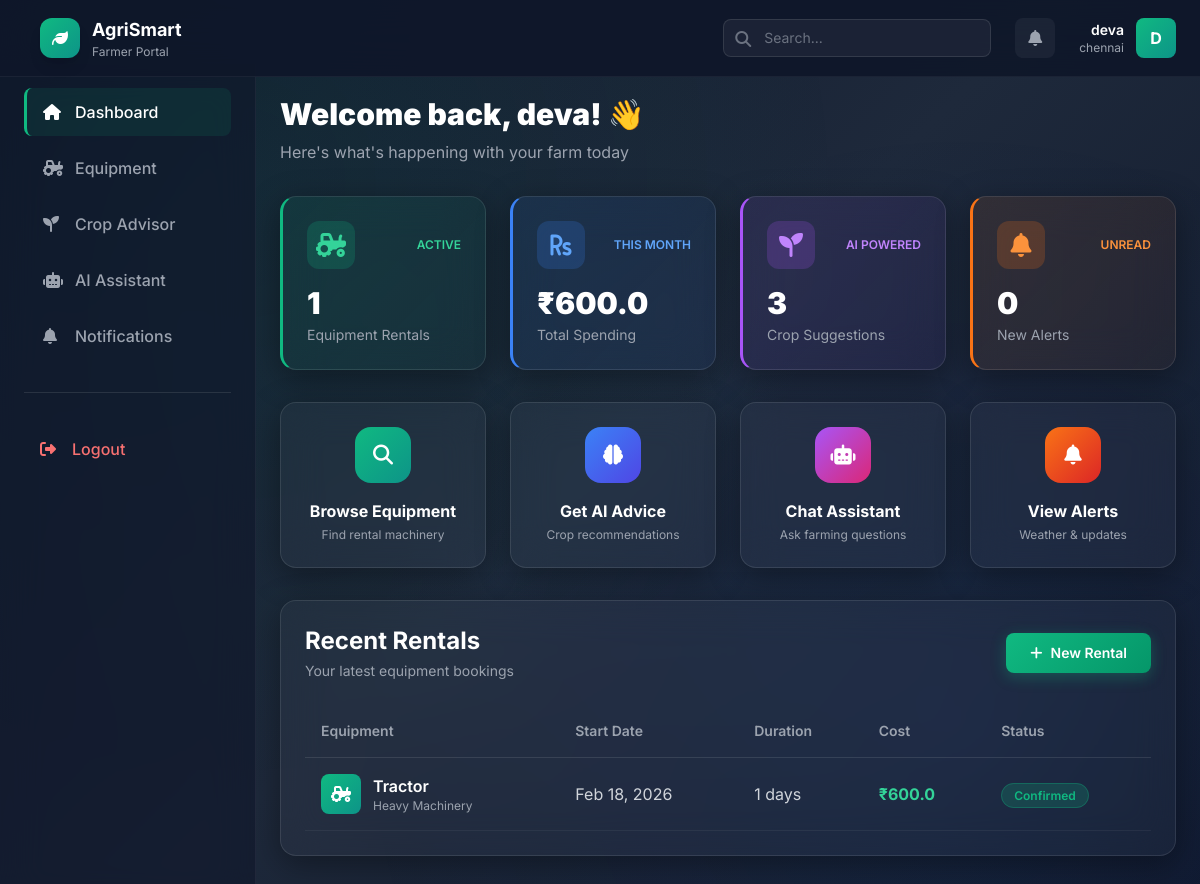
The page /farmer/dashboard (signed in) on the database its author committed.
### app.py (models this page shows)
class User(UserMixin, db.Model):
    id = db.Column(db.Integer, primary_key=True)
    email = db.Column(db.String(120), unique=True, nullable=False)
    password = db.Column(db.String(60), nullable=False)
    name = db.Column(db.String(100), nullable=False)
    role = db.Column(db.String(20), nullable=False)  # 'farmer' or 'owner'
    location = db.Column(db.String(100))
    created_at = db.Column(db.DateTime, default=datetime.utcnow)
    rentals = db.relationship('Rental', backref='user', lazy=True)
    notifications = db.relationship('Notification', backref='user', lazy=True)

class Rental(db.Model):
    id = db.Column(db.Integer, primary_key=True)
    user_id = db.Column(db.Integer, db.ForeignKey('user.id'), nullable=False)
    equipment_id = db.Column(db.Integer, db.ForeignKey('equipment.id'), nullable=False)
    start_date = db.Column(db.Date, nullable=False)
    duration = db.Column(db.Integer, nullable=False)  # in days
    rental_cost = db.Column(db.Float, nullable=False)  # Daily rental cost only
    fuel_cost = db.Column(db.Float, default=0.0)  # Fixed fuel cost for this rental
    total_cost = db.Column(db.Float, nullable=False)  # rental_cost + fuel_cost
    status = db.Column(db.String(20), default='pending')  # pending, confirmed, completed, cancelled
    created_at = db.Column(db.DateTime, default=datetime.utcnow)

class Equipment(db.Model):
    id = db.Column(db.Integer, primary_key=True)
    name = db.Column(db.String(100), nullable=False)
    category = db.Column(db.String(50), nullable=False)
    description = db.Column(db.Text)
    price_per_day = db.Column(db.Float, nullable=False)
    availability = db.Column(db.Boolean, default=True)
    usage_type = db.Column(db.String(50))
    fuel_fixation = db.Column(db.Float, default=0.0)  # Fixed fuel cost per rental
    fuel_unit = db.Column(db.String(50), default='per_rental')  # per_rental or per_day
    created_at = db.Column(db.DateTime, default=datetime.utcnow)
    rentals = db.relationship('Rental', backref='equipment', lazy=True)

### app.py (the view)
@app.route('/farmer/dashboard')
@login_required
def farmer_dashboard():
    if current_user.role != 'farmer':
        return redirect(url_for('owner_dashboard'))
    rentals = Rental.query.filter_by(user_id=current_user.id).order_by(Rental.created_at.desc()).limit(5).all()
    notifications = Notification.query.filter_by(user_id=current_user.id, is_read=False).order_by(Notification.created_at.desc()).limit(5).all()
    return render_template('farmer_dashboard.html', rentals=rentals, notifications=notifications)

### templates/farmer_dashboard.html (shortened to what this page needs)
<!DOCTYPE html>
<html lang="en">
<head>
    <script src="https://cdn.tailwindcss.com"></script>
    <link rel="stylesheet" href="https://cdnjs.cloudflare.com/ajax/libs/font-awesome/6.4.0/css/all.min.css">
</head>
<body class="min-h-screen text-white">
    <nav class="nav-glass fixed w-full z-50">
        <div class="px-6 py-4">
            <div class="flex justify-between items-center">
                <div class="flex items-center space-x-4">
                    <div class="flex items-center space-x-3">
                        <div class="w-10 h-10 rounded-xl bg-gradient-to-br from-emerald-500 to-teal-600 flex items-center justify-center shadow-lg">
                            <i class="fas fa-leaf text-white"></i>
                        </div>
                        <div>
                            <h1 class="text-lg font-bold text-white">AgriSmart</h1>
                            <p class="text-xs text-gray-400">Farmer Portal</p>
                        </div>
                    </div>
                </div>
                <div class="flex items-center space-x-6">
                    <div class="hidden md:block">
                        <div class="relative">
                            <input type="text" placeholder="Search..." class="bg-white bg-opacity-5 border border-white border-opacity-10 rounded-lg px-4 py-2 pl-10 text-sm text-white placeholder-gray-500 focus:outline-none focus:border-emerald-500">
                            <i class="fas fa-search absolute left-3 top-3 text-gray-500"></i>
                        </div>
                    </div>
                    <a href="{{ url_for('notifications') }}" class="relative">
                        <div class="w-10 h-10 bg-white bg-opacity-5 rounded-lg flex items-center justify-center hover:bg-opacity-10 transition-all">
                            <i class="fas fa-bell text-gray-400"></i>
                        </div>
                    </a>
                    <div class="flex items-center space-x-3">
                        <div>
                            <p class="text-sm font-semibold text-white text-right">{{ current_user.name }}</p>
                            <p class="text-xs text-gray-400 text-right">{{ current_user.location or 'No location set' }}</p>
                        </div>
                        <div class="w-10 h-10 bg-gradient-to-br from-emerald-500 to-teal-600 rounded-lg flex items-center justify-center font-bold">
                            {{ current_user.name[0].upper() }}
                        </div>
                    </div>
                </div>
            </div>
        </div>
    </nav>
    <aside id="sidebar" class="sidebar-glass fixed left-0 top-16 h-full w-64 z-40 transform -translate-x-full lg:translate-x-0 transition-transform duration-300">
        <div class="p-6">
            <nav class="space-y-2">
                <a href="{{ url_for('farmer_dashboard') }}" class="nav-item active flex items-center space-x-3 px-4 py-3 rounded-lg text-white">
                    <i class="fas fa-home w-5"></i>
                    <span class="font-medium">Dashboard</span>
                </a>
                <a href="{{ url_for('equipment_list') }}" class="nav-item flex items-center space-x-3 px-4 py-3 rounded-lg text-gray-400 hover:text-white">
                    <i class="fas fa-tractor w-5"></i>
                    <span class="font-medium">Equipment</span>
                </a>
                <a href="{{ url_for('crop_recommendation') }}" class="nav-item flex items-center space-x-3 px-4 py-3 rounded-lg text-gray-400 hover:text-white">
                    <i class="fas fa-seedling w-5"></i>
                    <span class="font-medium">Crop Advisor</span>
                </a>
                <a href="{{ url_for('chatbot') }}" class="nav-item flex items-center space-x-3 px-4 py-3 rounded-lg text-gray-400 hover:text-white">
                    <i class="fas fa-robot w-5"></i>
                    <span class="font-medium">AI Assistant</span>
                </a>
                <a href="{{ url_for('notifications') }}" class="nav-item flex items-center space-x-3 px-4 py-3 rounded-lg text-gray-400 hover:text-white">
                    <i class="fas fa-bell w-5"></i>
                    <span class="font-medium">Notifications</span>
                </a>
            </nav>
            <div class="mt-8 pt-8 border-t border-white border-opacity-10">
                <a href="{{ url_for('logout') }}" class="flex items-center space-x-3 px-4 py-3 rounded-lg text-red-400 hover:bg-red-500 hover:bg-opacity-10 transition-all">
                    <i class="fas fa-sign-out-alt w-5"></i>
                    <span class="font-medium">Logout</span>
                </a>
            </div>
        </div>
    </aside>
    <main class="lg:ml-64 pt-24 p-6 relative z-10">
        <div class="max-w-7xl mx-auto">
            <div class="mb-8">
                <h2 class="text-3xl font-black text-white mb-2">Welcome back, {{ current_user.name.split()[0] }}! 👋</h2>
                <p class="text-gray-400">Here's what's happening with your farm today</p>
            </div>
            <div class="grid grid-cols-1 md:grid-cols-2 lg:grid-cols-4 gap-6 mb-8">
                <div class="glass-morphism stat-gradient-green rounded-2xl p-6 glass-hover">
                    <div class="flex items-center justify-between mb-4">
                        <div class="w-12 h-12 bg-emerald-500 bg-opacity-20 rounded-xl flex items-center justify-center">
                            <i class="fas fa-tractor text-2xl text-emerald-400"></i>
                        </div>
                        <span class="text-xs text-emerald-400 font-semibold">ACTIVE</span>
                    </div>
                    <h3 class="text-3xl font-black text-white mb-1">{{ rentals|length }}</h3>
                    <p class="text-sm text-gray-400">Equipment Rentals</p>
                </div>
                <div class="glass-morphism stat-gradient-blue rounded-2xl p-6 glass-hover">
                    <div class="flex items-center justify-between mb-4">
                        <div class="w-12 h-12 bg-blue-500 bg-opacity-20 rounded-xl flex items-center justify-center">
                            <i class="fas fa-rupee-sign text-2xl text-blue-400"></i>
                        </div>
                        <span class="text-xs text-blue-400 font-semibold">THIS MONTH</span>
                    </div>
                    <h3 class="text-3xl font-black text-white mb-1">₹{% if rentals %}{{ rentals|sum(attribute='total_cost')|round(2) }}{% else %}0{% endif %}</h3>
                    <p class="text-sm text-gray-400">Total Spending</p>
                </div>
                <div class="glass-morphism stat-gradient-purple rounded-2xl p-6 glass-hover">
                    <div class="flex items-center justify-between mb-4">
                        <div class="w-12 h-12 bg-purple-500 bg-opacity-20 rounded-xl flex items-center justify-center">
                            <i class="fas fa-seedling text-2xl text-purple-400"></i>
                        </div>
                        <span class="text-xs text-purple-400 font-semibold">AI POWERED</span>
                    </div>
                    <h3 class="text-3xl font-black text-white mb-1">3</h3>
                    <p class="text-sm text-gray-400">Crop Suggestions</p>
                </div>
                <div class="glass-morphism stat-gradient-orange rounded-2xl p-6 glass-hover cursor-pointer" onclick="window.location='{{ url_for('notifications') }}'">
                    <div class="flex items-center justify-between mb-4">
                        <div class="w-12 h-12 bg-orange-500 bg-opacity-20 rounded-xl flex items-center justify-center">
                            <i class="fas fa-bell text-2xl text-orange-400"></i>
                        </div>
                        <span class="text-xs text-orange-400 font-semibold">UNREAD</span>
                    </div>
                    <h3 class="text-3xl font-black text-white mb-1">{{ notifications|length }}</h3>
                    <p class="text-sm text-gray-400">New Alerts</p>
                </div>
            </div>
            <div class="grid lg:grid-cols-4 gap-6 mb-8">
                <a href="{{ url_for('equipment_list') }}" class="glass-morphism rounded-2xl p-6 text-center glass-hover group">
                    <div class="w-14 h-14 bg-gradient-to-br from-emerald-500 to-teal-600 rounded-2xl flex items-center justify-center mx-auto mb-4 group-hover:scale-110 transition-transform">
                        <i class="fas fa-search text-white text-xl"></i>
                    </div>
                    <h4 class="font-bold text-white mb-1">Browse Equipment</h4>
                    <p class="text-xs text-gray-400">Find rental machinery</p>
                </a>
                <a href="{{ url_for('crop_recommendation') }}" class="glass-morphism rounded-2xl p-6 text-center glass-hover group">
                    <div class="w-14 h-14 bg-gradient-to-br from-blue-500 to-indigo-600 rounded-2xl flex items-center justify-center mx-auto mb-4 group-hover:scale-110 transition-transform">
                        <i class="fas fa-brain text-white text-xl"></i>
                    </div>
                    <h4 class="font-bold text-white mb-1">Get AI Advice</h4>
                    <p class="text-xs text-gray-400">Crop recommendations</p>
                </a>
                <a href="{{ url_for('chatbot') }}" class="glass-morphism rounded-2xl p-6 text-center glass-hover group">
                    <div class="w-14 h-14 bg-gradient-to-br from-purple-500 to-pink-600 rounded-2xl flex items-center justify-center mx-auto mb-4 group-hover:scale-110 transition-transform">
                        <i class="fas fa-robot text-white text-xl"></i>
                    </div>
                    <h4 class="font-bold text-white mb-1">Chat Assistant</h4>
                    <p class="text-xs text-gray-400">Ask farming questions</p>
                </a>
                <a href="{{ url_for('notifications') }}" class="glass-morphism rounded-2xl p-6 text-center glass-hover group">
                    <div class="w-14 h-14 bg-gradient-to-br from-orange-500 to-red-600 rounded-2xl flex items-center justify-center mx-auto mb-4 group-hover:scale-110 transition-transform">
                        <i class="fas fa-bell text-white text-xl"></i>
                    </div>
                    <h4 class="font-bold text-white mb-1">View Alerts</h4>
                    <p class="text-xs text-gray-400">Weather & updates</p>
                </a>
            </div>
            <div class="glass-morphism rounded-2xl p-6 mb-8">
                <div class="flex justify-between items-center mb-6">
                    <div>
                        <h3 class="text-2xl font-bold text-white mb-1">Recent Rentals</h3>
                        <p class="text-sm text-gray-400">Your latest equipment bookings</p>
                    </div>
                    <a href="{{ url_for('equipment_list') }}" class="primary-btn px-6 py-2.5 rounded-lg font-semibold text-sm">
                        <i class="fas fa-plus mr-2"></i>New Rental
                    </a>
                </div>
                {% if rentals %}
                <div class="overflow-x-auto">
                    <table class="w-full">
                        <thead>
                            <tr class="border-b border-white border-opacity-10">
                                <th class="text-left py-4 px-4 text-sm font-semibold text-gray-400">Equipment</th>
                                <th class="text-left py-4 px-4 text-sm font-semibold text-gray-400">Start Date</th>
                                <th class="text-left py-4 px-4 text-sm font-semibold text-gray-400">Duration</th>
                                <th class="text-left py-4 px-4 text-sm font-semibold text-gray-400">Cost</th>
                                <th class="text-left py-4 px-4 text-sm font-semibold text-gray-400">Status</th>
                            </tr>
                        </thead>
                        <tbody>
                            {% for rental in rentals %}
                            <tr class="border-b border-white border-opacity-5 hover:bg-white hover:bg-opacity-5 transition-colors">
                                <td class="py-4 px-4">
                                    <div class="flex items-center space-x-3">
                                        <div class="w-10 h-10 bg-gradient-to-br from-emerald-500 to-teal-600 rounded-lg flex items-center justify-center">
                                            <i class="fas fa-tractor text-white"></i>
                                        </div>
                                        <div>
                                            <p class="font-semibold text-white">{{ rental.equipment.name }}</p>
                                            <p class="text-xs text-gray-400">{{ rental.equipment.category }}</p>
                                        </div>
                                    </div>
                                </td>
                                <td class="py-4 px-4 text-gray-300">{{ rental.start_date.strftime('%b %d, %Y') }}</td>
                                <td class="py-4 px-4 text-gray-300">{{ rental.duration }} days</td>
                                <td class="py-4 px-4">
                                    <span class="font-bold text-emerald-400">₹{{ rental.total_cost }}</span>
                                </td>
                                <td class="py-4 px-4">
                                    <span class="badge-{{ rental.status }} px-3 py-1 rounded-full text-xs font-semibold">
                                        {{ rental.status.capitalize() }}
                                    </span>
                                </td>
                            </tr>
                            {% endfor %}
                        </tbody>
                    </table>
                </div>
                {% endif %}
            </div>
        </div>
    </main>
</body>
</html>

### rows shown on the page
User: name "deva", location "chennai", name "D"
Rental: equipment.name "Tractor", equipment.category "Heavy Machinery", start_date "Feb 18, 2026", duration "1", total_cost "600.0", status "Confirmed"

### other values the page prints
{{ rentals|length }} "1"
{{ rentals|sum(attribute='total_cost')|round(2) }} "600.0"
{{ notifications|length }} "0"
